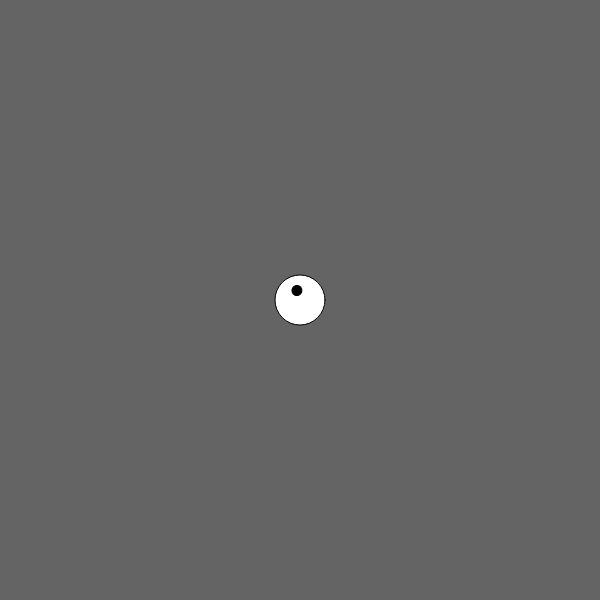
Frame 1 (no input)
Frame 60 (no input): identical to frame 1, image omitted
Frame 120 (the mouse pressed at the canvas centre since frame 60): identical to frame 1, image omitted

The p5.js sketch that drew this single still picture (run headless with seeded random() and noise() and a simulated clock; from frame 60 on, the mouse is pressed at the canvas centre):

// p5.js sketch
// ── sketch.js
var buttonY = 290;
var colorY = 100;



function setup() {
    createCanvas(600, 600);
}

function draw() {
    background(colorY);

    
    //Slider
    fill(255);
    ellipse(300, 300, 50, 50);
    
    push();
    translate(300,300);
    fill(0);
    rotate(PI*buttonY/100);
    ellipse(0, 10, 10, 10);
    pop();
}


function mouseDragged() {
	buttonY = max(min(mouseY, 500), 50);
	if(mouseY>=0 && mouseY<= width) {
		colorY = mouseY/height * 255;
	}
}
    
